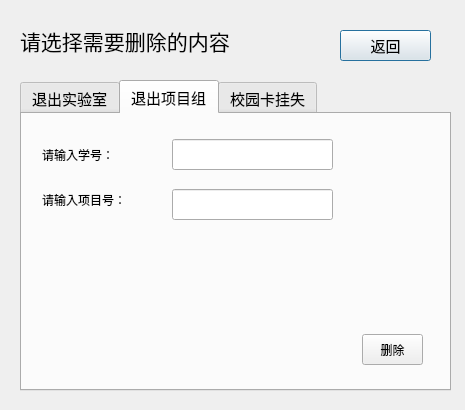
<?xml version="1.0" encoding="UTF-8"?>
<ui version="4.0">
 <class>Dialog</class>
 <widget class="QDialog" name="Dialog">
  <property name="geometry">
   <rect>
    <x>0</x>
    <y>0</y>
    <width>465</width>
    <height>410</height>
   </rect>
  </property>
  <property name="windowTitle">
   <string>Dialog</string>
  </property>
  <widget class="QPushButton" name="pushButton_back">
   <property name="geometry">
    <rect>
     <x>340</x>
     <y>30</y>
     <width>91</width>
     <height>31</height>
    </rect>
   </property>
   <property name="font">
    <font>
     <family>Agency FB</family>
     <pointsize>11</pointsize>
    </font>
   </property>
   <property name="text">
    <string>返回</string>
   </property>
  </widget>
  <widget class="QLabel" name="label">
   <property name="geometry">
    <rect>
     <x>20</x>
     <y>20</y>
     <width>291</width>
     <height>41</height>
    </rect>
   </property>
   <property name="font">
    <font>
     <family>幼圆</family>
     <pointsize>16</pointsize>
    </font>
   </property>
   <property name="text">
    <string>请选择需要删除的内容</string>
   </property>
  </widget>
  <widget class="QTabWidget" name="tabWidget_">
   <property name="geometry">
    <rect>
     <x>20</x>
     <y>80</y>
     <width>431</width>
     <height>311</height>
    </rect>
   </property>
   <property name="font">
    <font>
     <family>Agency FB</family>
     <pointsize>11</pointsize>
    </font>
   </property>
   <property name="currentIndex">
    <number>1</number>
   </property>
   <widget class="QWidget" name="tab">
    <attribute name="title">
     <string>退出实验室</string>
    </attribute>
    <widget class="QLabel" name="label_2">
     <property name="geometry">
      <rect>
       <x>20</x>
       <y>25</y>
       <width>111</width>
       <height>21</height>
      </rect>
     </property>
     <property name="font">
      <font>
       <family>Agency FB</family>
       <pointsize>9</pointsize>
      </font>
     </property>
     <property name="text">
      <string>请输入学号：</string>
     </property>
    </widget>
    <widget class="QLineEdit" name="lineEdit_lab_std_id">
     <property name="geometry">
      <rect>
       <x>150</x>
       <y>20</y>
       <width>161</width>
       <height>31</height>
      </rect>
     </property>
    </widget>
    <widget class="QPushButton" name="pushButton_delete1">
     <property name="geometry">
      <rect>
       <x>340</x>
       <y>220</y>
       <width>61</width>
       <height>31</height>
      </rect>
     </property>
     <property name="font">
      <font>
       <pointsize>9</pointsize>
      </font>
     </property>
     <property name="text">
      <string>删除</string>
     </property>
    </widget>
    <widget class="QLineEdit" name="lineEdit_lab_id">
     <property name="geometry">
      <rect>
       <x>150</x>
       <y>70</y>
       <width>161</width>
       <height>31</height>
      </rect>
     </property>
    </widget>
    <widget class="QLabel" name="label_4">
     <property name="geometry">
      <rect>
       <x>20</x>
       <y>70</y>
       <width>111</width>
       <height>21</height>
      </rect>
     </property>
     <property name="font">
      <font>
       <family>Agency FB</family>
       <pointsize>9</pointsize>
      </font>
     </property>
     <property name="text">
      <string>请输入实验室号：</string>
     </property>
    </widget>
    <widget class="QLabel" name="label_lab">
     <property name="geometry">
      <rect>
       <x>160</x>
       <y>180</y>
       <width>72</width>
       <height>15</height>
      </rect>
     </property>
     <property name="text">
      <string/>
     </property>
    </widget>
   </widget>
   <widget class="QWidget" name="tab_3">
    <attribute name="title">
     <string>退出项目组</string>
    </attribute>
    <widget class="QLineEdit" name="lineEdit_project_id">
     <property name="geometry">
      <rect>
       <x>150</x>
       <y>75</y>
       <width>161</width>
       <height>31</height>
      </rect>
     </property>
    </widget>
    <widget class="QLabel" name="label_12">
     <property name="geometry">
      <rect>
       <x>20</x>
       <y>75</y>
       <width>111</width>
       <height>21</height>
      </rect>
     </property>
     <property name="font">
      <font>
       <family>Agency FB</family>
       <pointsize>9</pointsize>
      </font>
     </property>
     <property name="text">
      <string>请输入项目号：</string>
     </property>
    </widget>
    <widget class="QLineEdit" name="lineEdit_project_std_id">
     <property name="geometry">
      <rect>
       <x>150</x>
       <y>25</y>
       <width>161</width>
       <height>31</height>
      </rect>
     </property>
    </widget>
    <widget class="QLabel" name="label_13">
     <property name="geometry">
      <rect>
       <x>20</x>
       <y>30</y>
       <width>111</width>
       <height>21</height>
      </rect>
     </property>
     <property name="font">
      <font>
       <family>Agency FB</family>
       <pointsize>9</pointsize>
      </font>
     </property>
     <property name="text">
      <string>请输入学号：</string>
     </property>
    </widget>
    <widget class="QPushButton" name="pushButton_delete2">
     <property name="geometry">
      <rect>
       <x>340</x>
       <y>220</y>
       <width>61</width>
       <height>31</height>
      </rect>
     </property>
     <property name="font">
      <font>
       <pointsize>9</pointsize>
      </font>
     </property>
     <property name="text">
      <string>删除</string>
     </property>
    </widget>
    <widget class="QLabel" name="label_15">
     <property name="geometry">
      <rect>
       <x>180</x>
       <y>220</y>
       <width>72</width>
       <height>15</height>
      </rect>
     </property>
     <property name="font">
      <font>
       <pointsize>9</pointsize>
      </font>
     </property>
     <property name="text">
      <string/>
     </property>
    </widget>
    <widget class="QLabel" name="label_project">
     <property name="geometry">
      <rect>
       <x>160</x>
       <y>180</y>
       <width>72</width>
       <height>15</height>
      </rect>
     </property>
     <property name="text">
      <string/>
     </property>
    </widget>
   </widget>
   <widget class="QWidget" name="widget">
    <attribute name="title">
     <string>校园卡挂失</string>
    </attribute>
    <widget class="QLabel" name="label_10">
     <property name="geometry">
      <rect>
       <x>20</x>
       <y>25</y>
       <width>111</width>
       <height>21</height>
      </rect>
     </property>
     <property name="font">
      <font>
       <family>Agency FB</family>
       <pointsize>9</pointsize>
      </font>
     </property>
     <property name="text">
      <string>请输入学号：</string>
     </property>
    </widget>
    <widget class="QLineEdit" name="lineEdit_card_std_id">
     <property name="geometry">
      <rect>
       <x>150</x>
       <y>20</y>
       <width>161</width>
       <height>31</height>
      </rect>
     </property>
    </widget>
    <widget class="QPushButton" name="pushButton_delete3">
     <property name="geometry">
      <rect>
       <x>340</x>
       <y>220</y>
       <width>61</width>
       <height>31</height>
      </rect>
     </property>
     <property name="font">
      <font>
       <pointsize>9</pointsize>
      </font>
     </property>
     <property name="text">
      <string>删除</string>
     </property>
    </widget>
    <widget class="QLineEdit" name="lineEdit_card_id">
     <property name="geometry">
      <rect>
       <x>150</x>
       <y>65</y>
       <width>161</width>
       <height>31</height>
      </rect>
     </property>
    </widget>
    <widget class="QLabel" name="label_14">
     <property name="geometry">
      <rect>
       <x>20</x>
       <y>70</y>
       <width>111</width>
       <height>21</height>
      </rect>
     </property>
     <property name="font">
      <font>
       <family>Agency FB</family>
       <pointsize>9</pointsize>
      </font>
     </property>
     <property name="text">
      <string>请输入卡号：</string>
     </property>
    </widget>
    <widget class="QLabel" name="label_7">
     <property name="geometry">
      <rect>
       <x>160</x>
       <y>240</y>
       <width>72</width>
       <height>15</height>
      </rect>
     </property>
     <property name="font">
      <font>
       <family>Agency FB</family>
       <pointsize>9</pointsize>
      </font>
     </property>
     <property name="text">
      <string/>
     </property>
    </widget>
    <widget class="QLabel" name="label_16">
     <property name="geometry">
      <rect>
       <x>20</x>
       <y>115</y>
       <width>111</width>
       <height>21</height>
      </rect>
     </property>
     <property name="font">
      <font>
       <family>Agency FB</family>
       <pointsize>9</pointsize>
      </font>
     </property>
     <property name="text">
      <string>请输入密码：</string>
     </property>
    </widget>
    <widget class="QLineEdit" name="lineEdit_password">
     <property name="geometry">
      <rect>
       <x>150</x>
       <y>110</y>
       <width>161</width>
       <height>31</height>
      </rect>
     </property>
    </widget>
    <widget class="QLabel" name="label_card">
     <property name="geometry">
      <rect>
       <x>160</x>
       <y>200</y>
       <width>72</width>
       <height>15</height>
      </rect>
     </property>
     <property name="text">
      <string/>
     </property>
    </widget>
   </widget>
  </widget>
 </widget>
 <resources/>
 <connections/>
</ui>
